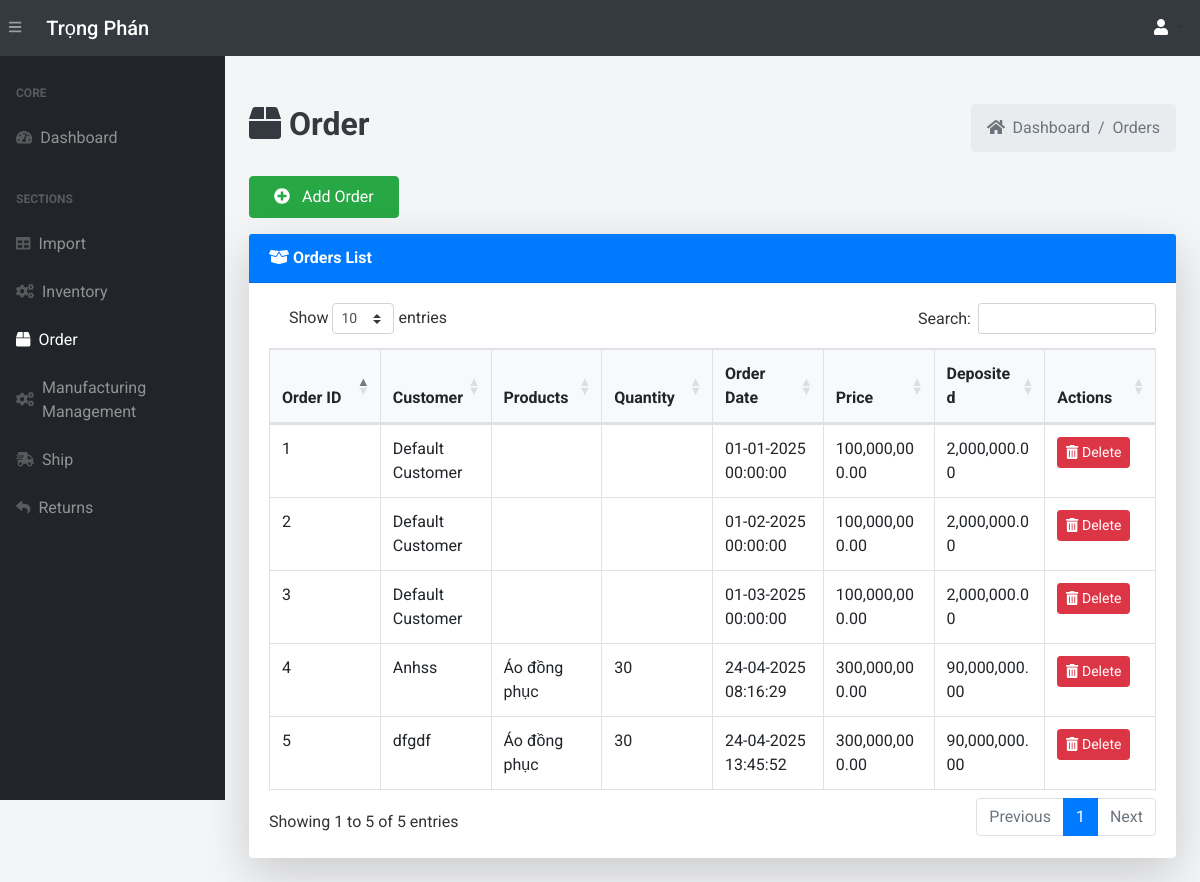
/order/ (signed in), run on an earlier commit of the app's database.
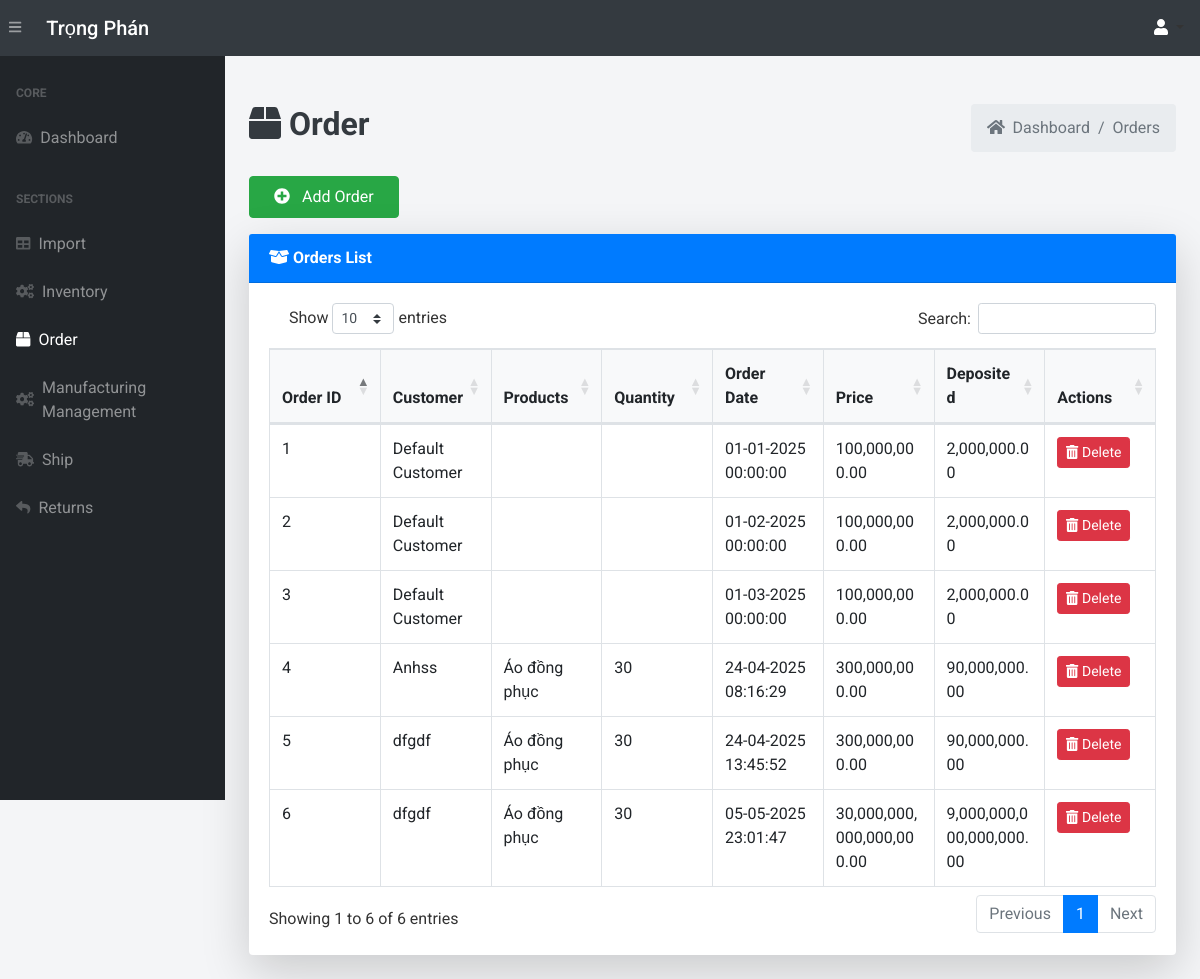
And on a later commit of the database.
### app.py (models this page shows, shortened)
class Order(db.Model):
    __tablename__ = 'orders'
    order_id = db.Column(db.Integer, primary_key=True)
    cus_name = db.Column(db.String(255), nullable=False)  # Customer Name
    cus_contact = db.Column(db.String(255), nullable=False)  # Customer Contact
    cus_address = db.Column(db.String(255), nullable=False)  # Customer Address
    order_date = db.Column(db.DateTime, default=vietnam_now)
    price = db.Column(db.Numeric(10, 2), nullable=False)
    deposit_amount = db.Column(db.Float, nullable=False, default=0.0)
    status = db.Column(db.String(50), default="Processing")
    order_details = db.relationship('OrderDetail', backref='order_relation', lazy=True)

class OrderDetail(db.Model):
    __tablename__ = 'order_details'
    order_detail_id = db.Column(db.Integer, primary_key=True)
    order_id = db.Column(db.Integer, db.ForeignKey('orders.order_id'))
    product_name = db.Column(db.String(100))
    product_price = db.Column(db.Float)
    quantity = db.Column(db.Integer)
    odstarus=db.Column(db.String(50), default="Processing")
    import_id = db.Column(db.Integer, db.ForeignKey('imports.import_id'))  # Import relation
    import_record = db.relationship('Import', backref='order_details', lazy=True)

### app.py (the view)
@app.route('/order/', methods=["GET", "POST"])
@login_required
def view_order():
    orders = Order.query.all()
    return render_template("order.html", orders=orders)

### app.py (called while the page is built, shortened)
@login_manager.user_loader
def load_user(user_id):
    return User.query.get(int(user_id))

def add_monthly_data():
    current_year = datetime.now().year
    months = [f"{current_year}-{str(month).zfill(2)}" for month in range(1, 4)]  # Tháng 1 đến tháng 6
    for month in months:
        existing_month_data = db.session.query(Order).filter(Order.order_date.like(f'{month}%')).first()
    db.session.commit()

@app.before_request
def initialize_data():
    add_monthly_data()

@app.template_filter('format_price')
@login_required
def format_price(value):
    try:
        return "{:,.2f}".format(value)
    except (ValueError, TypeError):
        return value

### templates/order.html (shortened to what this page needs)
{% extends 'base.html' %}
{% block content %}
<main>
    <div class="container-fluid mt-5">
        <div class="d-flex justify-content-between align-items-center mb-4">
            <h1 class="text-dark font-weight-bold"  style="font-size: 2rem;"><i class="fas fa-box"></i> Order</h1>
            <ol class="breadcrumb mb-0">
                <li class="breadcrumb-item"><a href="/" class="text-decoration-none text-muted"><i class="fas fa-home mr-1"></i> Dashboard</a></li>
                <li class="breadcrumb-item active">Orders</li>
            </ol>
        </div>
        <a href="/add-order/" class="btn btn-success px-4 py-2 mb-3">
            <i class="fas fa-plus-circle mr-2"></i> Add Order
        </a>
        <div class="card shadow-lg border-0 mb-4">
            <div class="card-header bg-primary text-white font-weight-bold">
                <i class="fas fa-box-open"></i> Orders List
            </div>
            <div class="card-body">
                <div class="table-responsive">
                    {% if orders %}
                        <table class="table table-bordered table-hover" id="dataTable" width="100%" cellspacing="0" style="table-layout: fixed;">
                            <thead class="bg-light">
                                <tr>
                                    <th>Order ID</th>
                                    <th>Customer</th>
                                    <th>Products</th>
                                    <th>Quantity</th>
                                    <th>Order Date</th>
                                    <th>Price</th>
                                    <th>Deposited</th>
                                    <th>Actions</th>
                                </tr>
                            </thead>
                            <tbody>
                                {% for order in orders %}
                                    <tr>
                                        <td>{{ order.order_id }}</td>
                                        <td>{{ order.cus_name }}</td>
                                        <td>
                                            {% for order_detail in order.order_details %}
                                                {{ order_detail.product_name }} <br>
                                            {% endfor %}
                                        </td>
                                        <td>
                                            {% for order_detail in order.order_details %}
                                                {{ order_detail.quantity }}<br>
                                            {% endfor %}
                                        </td>
                                        <td>{{ order.order_date.strftime('%d-%m-%Y %H:%M:%S') }}</td>
                                        <td>{{ order.price | format_price }}</td>
                                        <td>{{ order.deposit_amount | format_price }}</td>
                                        <td>
                                            <form action="{{ url_for('deleteOrder', order_id=order.order_id) }}" method="POST" style="display:inline;">
                                                <button type="submit" class="btn btn-danger btn-sm hover-shadow" onclick="return confirm('Are you sure you want to delete this order item?')">
                                                    <i class="fas fa-trash-alt"></i> Delete
                                                </button>
                                            </form>
                                        </td>
                                    </tr>
                                {% endfor %}
                            </tbody>
                        </table>
                    {% else %}
                        <p>No orders found.</p>
                    {% endif %}
                </div>
            </div>
        </div>
    </div>
</main>
{% endblock %}

What changed in the data, as far as the page shows it:
added Order: order_id "6", cus_name "dfgdf", order_date "05-05-2025 23:01:47", price "30,000,000,000,000,000.00", deposit_amount "9,000,000,000,000,000.00"
added OrderDetail: product_name "Áo đồng phục", quantity "30"
Also different on the page:
text written by a page script: "Show entries Search: Showing 1 to 5 of 5 entries Previous 1 Next" → "Show entries Search: Showing 1 to 6 of 6 entries Previous 1 Next"
